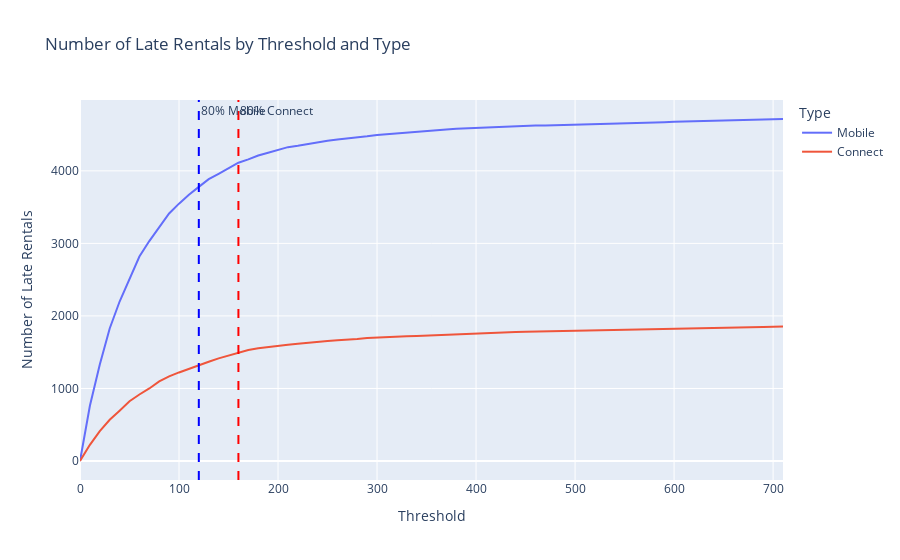

Notebook cell for this chart:
### Code cell
import numpy as np
import pandas as pd
import plotly.express as px

# Thresholds
threshold_range = np.arange(0, 60 * 12, step=10)
number_mobile_rental_late = []
number_connect_rental_late = []

# Calculate numbers for each threshold
for t in threshold_range:
    number_mobile_rental_late.append(
        df[(df['checkout_status'] == 'Late') & 
           (df['delay_at_checkout_in_minutes'] * -1 < t) & 
           (df['checkin_type'] == 'mobile')].shape[0]
    )
    number_connect_rental_late.append(
        df[(df['checkout_status'] == 'Late') & 
           (df['delay_at_checkout_in_minutes'] * -1 < t) & 
           (df['checkin_type'] == 'connect')].shape[0]
    )

# Calculate 80% thresholds
mobile_total = max(number_mobile_rental_late)
connect_total = max(number_connect_rental_late)
mobile_80_threshold = threshold_range[next(i for i, count in enumerate(number_mobile_rental_late) if count >= 0.8 * mobile_total)]
connect_80_threshold = threshold_range[next(i for i, count in enumerate(number_connect_rental_late) if count >= 0.8 * connect_total)]

# Combine data into a DataFrame
plot_data = pd.DataFrame({
    'Threshold': list(threshold_range) * 2,
    'Number of Late Rentals': number_mobile_rental_late + number_connect_rental_late,
    'Type': ['Mobile'] * len(threshold_range) + ['Connect'] * len(threshold_range)
})

# Create the line plot
fig = px.line(
    data_frame=plot_data,
    x='Threshold',
    y='Number of Late Rentals',
    color='Type',
    title="Number of Late Rentals by Threshold and Type"
)

# Add vertical lines for the 80% threshold
fig.add_vline(x=mobile_80_threshold, line_dash="dash", line_color="blue", annotation_text="80% Mobile")
fig.add_vline(x=connect_80_threshold, line_dash="dash", line_color="red", annotation_text="80% Connect")

fig.show()

### Figure 1 — Plotly figure (JSON) as saved in the notebook; plotly's stock layout.template omitted (floating-point values rounded to 4 significant figures)
{"data": [{"hovertemplate": "Type=Mobile<br>Threshold=%{x}<br>Number of Late Rentals=%{y}<extra></extra>", "legendgroup": "Mobile", "line": {"color": "#636efa", "dash": "solid"}, "marker": {"symbol": "circle"}, "mode": "lines", "name": "Mobile", "orientation": "v", "showlegend": true, "type": "scatter", "x": [0, 10, 20, 30, 40, 50, 60, 70, 80, 90, 100, 110, 120, 130, 140, 150, 160, 170, 180, 190, 200, 210, 220, 230, 240, 250, 260, 270, 280, 290, 300, 310, 320, 330, 340, 350, 360, 370, 380, 390, 400, 410, 420, 430, 440, 450, 460, 470, 480, 490, 500, 510, 520, 530, 540, 550, 560, 570, 580, 590, 600, 610, 620, 630, 640, 650, 660, 670, 680, 690, 700, 710], "xaxis": "x", "y": [0, 761, 1330, 1827, 2199, 2512, 2819, 3032, 3220, 3413, 3548, 3671, 3779, 3885, 3960, 4039, 4112, 4159, 4211, 4249, 4285, 4327, 4346, 4369, 4402, 4416, 4433, 4446, 4461, 4477, 4496, 4508, 4519, 4530, 4541, 4552, 4564, 4571, 4579, 4586, 4588, 4593, 4605, 4610, 4615, 4624, 4626, 4627, 4630, 4633, 4636, 4640, 4644, 4645, 4651, 4658, 4660, 4663, 4667, 4671, 4676, 4680, 4681, 4685, 4689, 4690, 4693, 4699, 4702, 4706, 4712, 4715], "yaxis": "y"}, {"hovertemplate": "Type=Connect<br>Threshold=%{x}<br>Number of Late Rentals=%{y}<extra></extra>", "legendgroup": "Connect", "line": {"color": "#EF553B", "dash": "solid"}, "marker": {"symbol": "circle"}, "mode": "lines", "name": "Connect", "orientation": "v", "showlegend": true, "type": "scatter", "x": [0, 10, 20, 30, 40, 50, 60, 70, 80, 90, 100, 110, 120, 130, 140, 150, 160, 170, 180, 190, 200, 210, 220, 230, 240, 250, 260, 270, 280, 290, 300, 310, 320, 330, 340, 350, 360, 370, 380, 390, 400, 410, 420, 430, 440, 450, 460, 470, 480, 490, 500, 510, 520, 530, 540, 550, 560, 570, 580, 590, 600, 610, 620, 630, 640, 650, 660, 670, 680, 690, 700, 710], "xaxis": "x", "y": [0, 223, 412, 569, 694, 823, 917, 1000, 1097, 1166, 1221, 1273, 1325, 1369, 1415, 1455, 1497, 1530, 1555, 1573, 1591, 1603, 1616, 1631, 1643, 1655, 1664, 1671, 1681, 1696, 1704, 1709, 1716, 1721, 1725, 1731, 1739, 1743, 1746, 1750, 1757, 1762, 1768, 1774, 1780, 1781, 1784, 1786, 1793, 1798, 1801, 1804, 1805, 1808, 1812, 1814, 1818, 1820, 1823, 1825, 1829, 1835, 1837, 1839, 1841, 1844, 1846, 1847, 1849, 1849, 1852, 1853], "yaxis": "y"}], "layout": {"annotations": [{"showarrow": false, "text": "80% Mobile", "x": 120, "xanchor": "left", "xref": "x", "y": 1, "yanchor": "top", "yref": "y domain"}, {"showarrow": false, "text": "80% Connect", "x": 160, "xanchor": "left", "xref": "x", "y": 1, "yanchor": "top", "yref": "y domain"}], "legend": {"title": {"text": "Type"}, "tracegroupgap": 0}, "shapes": [{"line": {"color": "blue", "dash": "dash"}, "type": "line", "x0": 120, "x1": 120, "xref": "x", "y0": 0, "y1": 1, "yref": "y domain"}, {"line": {"color": "red", "dash": "dash"}, "type": "line", "x0": 160, "x1": 160, "xref": "x", "y0": 0, "y1": 1, "yref": "y domain"}], "title": {"text": "Number of Late Rentals by Threshold and Type"}, "xaxis": {"anchor": "y", "domain": [0, 1], "title": {"text": "Threshold"}}, "yaxis": {"anchor": "x", "domain": [0, 1], "title": {"text": "Number of Late Rentals"}}}}
